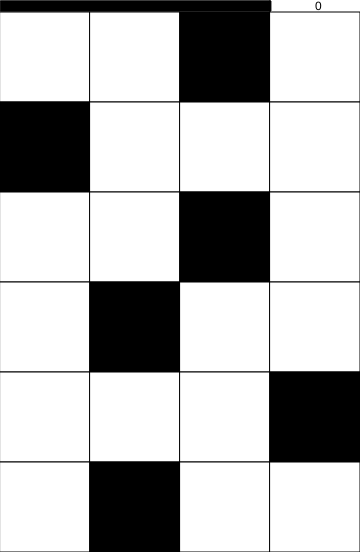
Frame 1 (no input)
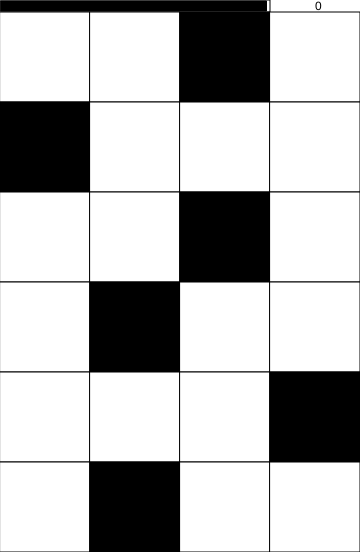
Frame 60 (no input)
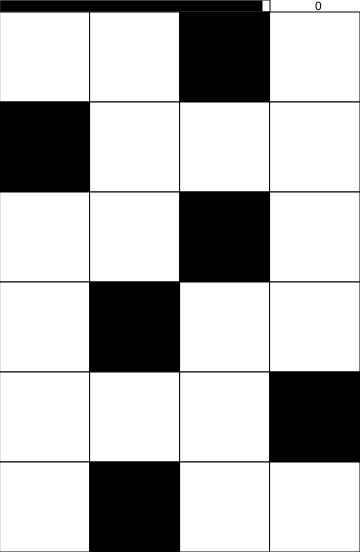
Frame 120 (the mouse pressed at the canvas centre since frame 60)

The p5.js sketch that drew these frames (run headless with seeded random() and noise() and a simulated clock; from frame 60 on, the mouse is pressed at the canvas centre):

// p5.js sketch
// ── sketch.js
// 单元格边长
let cellWidth = 90;

// 设定当前需要几行
let nhang = 6;

// 设定当前需要几列
let nlie = 4;

// 记录当前画布上单元格的颜色
let colors = [];

// Y轴偏移量
let offsetY = 12;

// 游戏总时长
let totalTime = 1 * 60 * 1000;

// 当前得分
let score = 0;

function setup() {
  createCanvas(360, 540 + offsetY);
  for (let i = 0; i < 24; i++) {
    colors[i] = '#FFFFFF';
  }

  // 完成nhang次循环
  for (let i = 0, k = 0; i < nhang; i++) {
    // 针对每行获取一个随机数，并把以它为下标的颜色设置为黑色
    let r = random(k, k + nlie);
    colors[floor(r)] = '#000000';
    // 增加k，使其取值范围移动到下一行
    k += nlie;
  }
}

function draw() {
  background(255);
  progressBar();
  printScore();
  for (let vertical = 0; vertical < nhang; vertical++) {
    for (let horizontal = 0; horizontal < nlie; horizontal++) {
      push();
      fill(colors[vertical * nlie + horizontal]);
      square(cellWidth * horizontal, cellWidth * vertical + offsetY, cellWidth);
      pop();
    }
  }
}

function mouseClicked() {
  if (mouseY > cellWidth * (nhang - 1)) {
    let _ver = floor((mouseY - offsetY) / cellWidth);
    let _hor = floor(mouseX / cellWidth);
    let index = _ver * nlie + _hor;
    if (colors[index] == '#000000') {
      colors.unshift('#FFFFFF', '#FFFFFF', '#FFFFFF', '#FFFFFF');
      let r = random(0, 4);
      colors[floor(r)] = '#000000';
      score += 5;
    } else {
      gameover();
    }
  }
}

// 更新进度条
function progressBar() {
  push();
  fill(255);
  rect(0, 0, cellWidth * 3, 12);
  fill(0);
  let pro = cellWidth * 3 * (1 - millis() / totalTime);
  if (pro < 0) {
    gameover();
  }
  rect(1 , 1, pro, 10);
  pop();
}

// 更新分数栏
function printScore() {
  text(score, cellWidth * 3 + 45, 10);
}

// 游戏结束
function gameover() {
  alert('OVER!');
}
